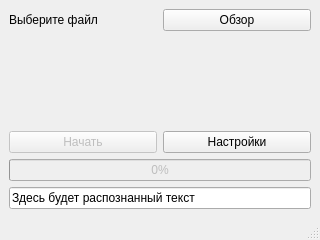
<?xml version="1.0" encoding="UTF-8"?>
<ui version="4.0">
 <class>MainWindow</class>
 <widget class="QMainWindow" name="MainWindow">
  <property name="enabled">
   <bool>true</bool>
  </property>
  <property name="geometry">
   <rect>
    <x>0</x>
    <y>0</y>
    <width>320</width>
    <height>240</height>
   </rect>
  </property>
  <property name="windowTitle">
   <string>Распознаватель изображений</string>
  </property>
  <widget class="QWidget" name="centralwidget">
   <layout class="QGridLayout" name="gridLayout">
    <item row="3" column="0" colspan="2">
     <widget class="QProgressBar" name="progress">
      <property name="enabled">
       <bool>false</bool>
      </property>
      <property name="value">
       <number>0</number>
      </property>
     </widget>
    </item>
    <item row="1" column="0" colspan="2">
     <widget class="QLabel" name="img">
      <property name="text">
       <string/>
      </property>
      <property name="alignment">
       <set>Qt::AlignCenter</set>
      </property>
     </widget>
    </item>
    <item row="0" column="0">
     <widget class="QLabel" name="filename">
      <property name="text">
       <string>Выберите файл</string>
      </property>
     </widget>
    </item>
    <item row="0" column="1">
     <widget class="QPushButton" name="filebtn">
      <property name="text">
       <string>Обзор</string>
      </property>
     </widget>
    </item>
    <item row="4" column="0" colspan="2">
     <widget class="QLineEdit" name="output">
      <property name="text">
       <string>Здесь будет распознанный текст</string>
      </property>
      <property name="readOnly">
       <bool>true</bool>
      </property>
     </widget>
    </item>
    <item row="2" column="0">
     <widget class="QPushButton" name="startbtn">
      <property name="enabled">
       <bool>false</bool>
      </property>
      <property name="text">
       <string>Начать</string>
      </property>
     </widget>
    </item>
    <item row="2" column="1">
     <widget class="QPushButton" name="setbtn">
      <property name="text">
       <string>Настройки</string>
      </property>
     </widget>
    </item>
   </layout>
  </widget>
  <widget class="QStatusBar" name="statusbar"/>
 </widget>
 <resources/>
 <connections/>
</ui>
